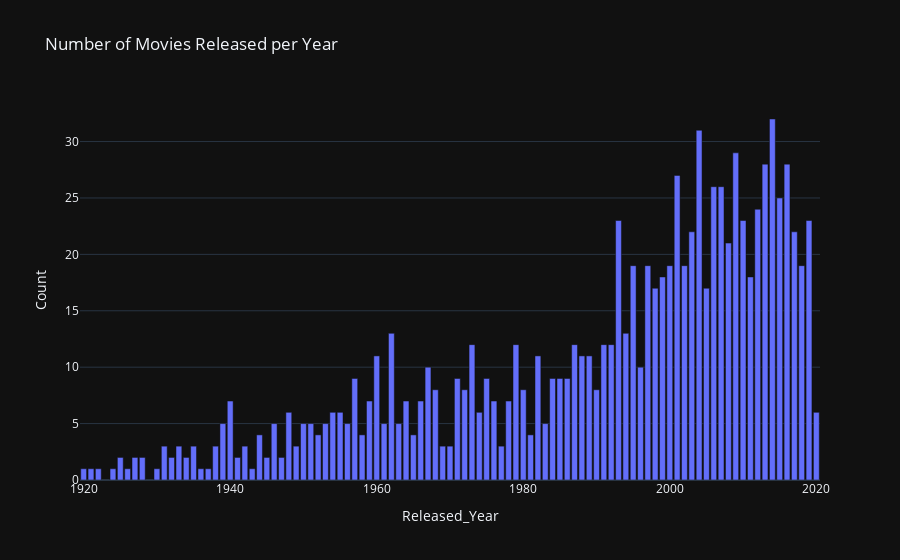

Here is the notebook cell this chart was saved with:
### Markdown cell above
This bar chart shows the number of movies released each year. It helps us observe trends in movie production over time and see if there has been a surge or decline in the number of top-rated movies over the years.

### Code cell
import plotly.express as px

# Create a bar chart of the number of movies released per year
df_year_count = df['Released_Year'].value_counts().reset_index()
df_year_count.columns = ['Released_Year', 'Count']
fig = px.bar(df_year_count, x='Released_Year', y='Count', title='Number of Movies Released per Year')
fig.show()

### Figure 1 — Plotly figure (JSON) as saved in the notebook; plotly's stock layout.template omitted (floating-point values rounded to 4 significant figures)
{"data": [{"alignmentgroup": "True", "hovertemplate": "Released_Year=%{x}<br>Count=%{y}<extra></extra>", "legendgroup": "", "marker": {"color": "#636efa", "pattern": {"shape": ""}}, "name": "", "offsetgroup": "", "orientation": "v", "showlegend": false, "textposition": "auto", "x": [2014.0, 2004.0, 2009.0, 2016.0, 2013.0, 2001.0, 2007.0, 2006.0, 2015.0, 2012.0, 2019.0, 2010.0, 1993.0, 2017.0, 2003.0, 2008.0, 2000.0, 1995.0, 2002.0, 1997.0, 2018.0, 1999.0, 2011.0, 2005.0, 1998.0, 1962.0, 1994.0, 1992.0, 1987.0, 1973.0, 1979.0, 1991.0, 1989.0, 1988.0, 1960.0, 1982.0, 1996.0, 1967.0, 1986.0, 1984.0, 1975.0, 1957.0, 1971.0, 1985.0, 1968.0, 1990.0, 1972.0, 1980.0, 1964.0, 1976.0, 1966.0, 1978.0, 1959.0, 1940.0, 1948.0, 1954.0, 2020.0, 1974.0, 1955.0, 1939.0, 1953.0, 1951.0, 1946.0, 1961.0, 1983.0, 1963.0, 1950.0, 1956.0, 1944.0, 1981.0, 1958.0, 1965.0, 1952.0, 1977.0, 1942.0, 1935.0, 1938.0, 1931.0, 1933.0, 1970.0, 1969.0, 1949.0, 1927.0, 1932.0, 1941.0, 1947.0, 1925.0, 1928.0, 1945.0, 1934.0, 1936.0, 1937.0, 1924.0, 1921.0, 1920.0, 1926.0, 1930.0, 1922.0, 1943.0], "xaxis": "x", "y": [32, 31, 29, 28, 28, 27, 26, 26, 25, 24, 23, 23, 23, 22, 22, 21, 19, 19, 19, 19, 19, 18, 18, 17, 17, 13, 13, 12, 12, 12, 12, 12, 11, 11, 11, 11, 10, 10, 9, 9, 9, 9, 9, 9, 8, 8, 8, 8, 7, 7, 7, 7, 7, 7, 6, 6, 6, 6, 6, 5, 5, 5, 5, 5, 5, 5, 5, 5, 4, 4, 4, 4, 4, 3, 3, 3, 3, 3, 3, 3, 3, 3, 2, 2, 2, 2, 2, 2, 2, 2, 1, 1, 1, 1, 1, 1, 1, 1, 1], "yaxis": "y", "type": "bar"}], "layout": {"xaxis": {"anchor": "y", "domain": [0.0, 1.0], "title": {"text": "Released_Year"}}, "yaxis": {"anchor": "x", "domain": [0.0, 1.0], "title": {"text": "Count"}}, "legend": {"tracegroupgap": 0}, "title": {"text": "Number of Movies Released per Year"}, "barmode": "relative"}}
